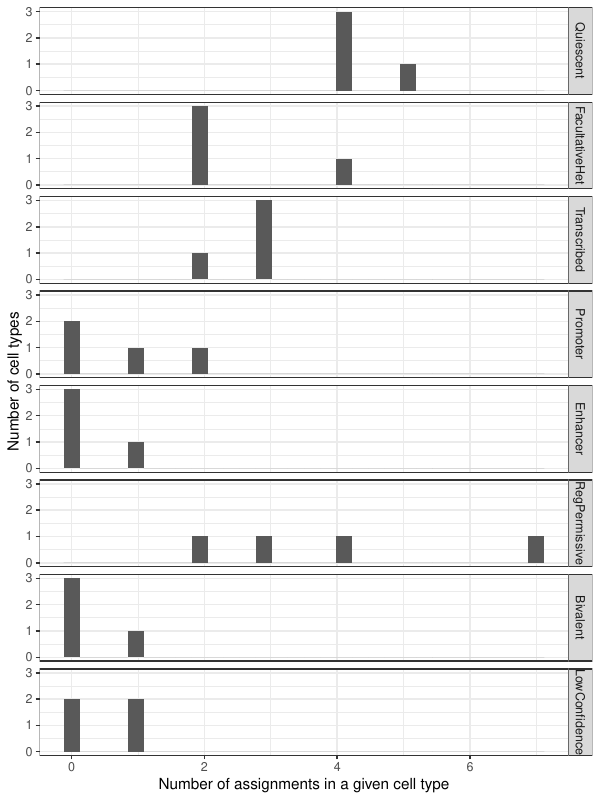

Reproduce this figure in R.

require(Cairo)
require(ggplot2)
require(RColorBrewer)

data <- read.delim("./stats/num_assignments_per_celltype.tab", header=TRUE)
data$bio_label <- ordered(data$bio_label, c('Quiescent', 'ConstitutiveHet', 'FacultativeHet', 'Transcribed', 'Promoter', 'Enhancer', 'RegPermissive', 'Bivalent', 'LowConfidence'))

p <- ggplot(data, aes(x=num_assignments)) +
  stat_bin() +
  facet_grid(bio_label ~ .) +
  scale_x_continuous(name="Number of assignments in a given cell type") +
  scale_y_continuous(name="Number of cell types") +
  theme_bw()
ggsave("stats/num_assignments_per_celltype.pdf", p, width=6, height=8, units="in")
